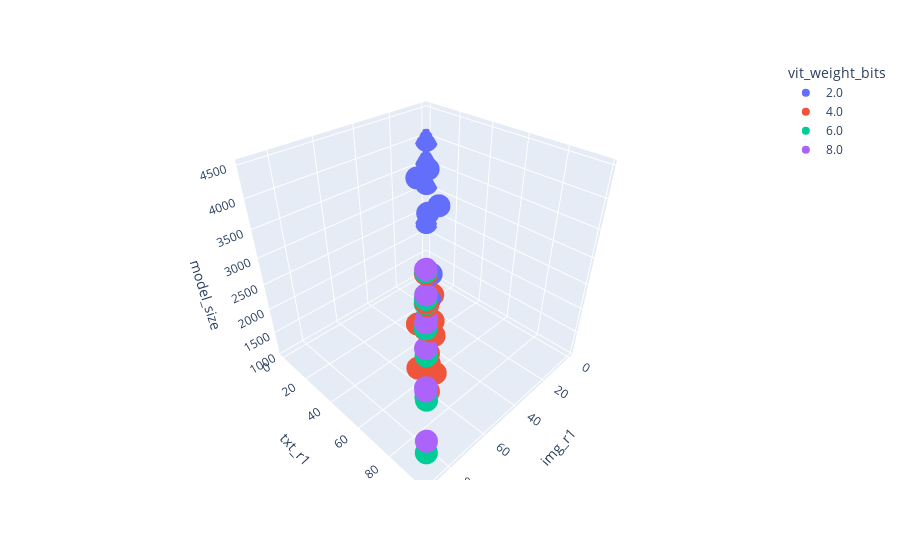

Write notebook code for a chart like this one.
### Code cell
df_vit.loc[:,'vit_weight_bits'] = df_vit.vit_weight_bits.astype(str)

fig = px.scatter_3d(df_vit, x='img_r1', y="txt_r1", z = 'model_size',
                 color = 'vit_weight_bits',
                 hover_data=['vit_attn', 'vit_ff',
                             'vit_front_blocks', 'vit_middle_blocks', 'vit_end_blocks',
                             'vit_weight_bits'])

fig.update_xaxes(autorange="reversed")

fig.show()

### Figure 1 — Plotly figure (JSON) as saved in the notebook; plotly's stock layout.template omitted (floating-point values rounded to 4 significant figures)
{"data": [{"customdata": [[true, true, true, false, false, "2.0"], [false, true, true, true, true, "2.0"], [true, true, true, false, true, "2.0"], [false, true, false, true, false, "2.0"], [false, true, true, false, false, "2.0"], [true, true, true, true, false, "2.0"], [false, true, true, false, true, "2.0"], [true, true, true, true, true, "2.0"], [false, true, false, false, true, "2.0"], [true, true, false, true, true, "2.0"], [false, true, false, true, true, "2.0"], [true, true, false, false, true, "2.0"], [false, true, true, true, false, "2.0"], [true, true, false, true, false, "2.0"], [true, false, true, true, true, "2.0"], [true, false, true, true, false, "2.0"], [true, false, true, false, true, "2.0"], [true, false, true, false, false, "2.0"], [true, false, false, true, true, "2.0"], [true, false, false, false, true, "2.0"], [true, false, false, true, false, "2.0"]], "hovertemplate": "vit_weight_bits=%{customdata[5]}<br>img_r1=%{x}<br>txt_r1=%{y}<br>model_size=%{z}<br>vit_attn=%{customdata[0]}<br>vit_ff=%{customdata[1]}<br>vit_front_blocks=%{customdata[2]}<br>vit_middle_blocks=%{customdata[3]}<br>vit_end_blocks=%{customdata[4]}<extra></extra>", "legendgroup": "2.0", "marker": {"color": "#636efa", "symbol": "circle"}, "mode": "markers", "name": "2.0", "scene": "scene", "showlegend": true, "type": "scatter3d", "x": [0.16, 0.14, 0.32, 0.06, 0.1, 0.12, 0.18, 0.16, 0.2, 0.1, 0.14, 0.18, 0.12, 0.08, 19.88, 25.94, 52.6, 59.84, 86.72, 88.48, 88.12], "y": [0, 0.1, 0.1, 0.1, 0.1, 0.1, 0.1, 0.1, 0.1, 0.1, 0.1, 0.1, 0.2, 0.2, 15.1, 29.3, 58.1, 71.4, 95.9, 96.2, 98], "z": [3552.0, 2251.0, 2321.0, 3938.0, 3938.0, 2321.0, 3095.0, 1091.0, 3938.0, 2321.0, 3095.0, 3552.0, 3095.0, 3552.0, 3622.0, 4009.0, 4009.0, 4396.0, 4009.0, 4396.0, 4396.0]}, {"customdata": [[true, true, true, true, true, "4.0"], [false, true, true, true, true, "4.0"], [false, true, false, true, true, "4.0"], [true, true, false, true, true, "4.0"], [true, true, true, true, false, "4.0"], [false, true, true, true, false, "4.0"], [true, true, true, false, true, "4.0"], [false, true, false, true, false, "4.0"], [true, true, false, true, false, "4.0"], [false, true, true, false, true, "4.0"], [true, true, false, false, true, "4.0"], [false, true, false, false, true, "4.0"], [false, true, true, false, false, "4.0"], [true, false, true, true, false, "4.0"], [true, false, true, false, false, "4.0"], [true, false, true, true, true, "4.0"], [true, false, false, false, true, "4.0"], [true, true, true, false, false, "4.0"], [true, false, true, false, true, "4.0"], [true, false, false, true, true, "4.0"], [true, false, false, true, false, "4.0"]], "hovertemplate": "vit_weight_bits=%{customdata[5]}<br>img_r1=%{x}<br>txt_r1=%{y}<br>model_size=%{z}<br>vit_attn=%{customdata[0]}<br>vit_ff=%{customdata[1]}<br>vit_front_blocks=%{customdata[2]}<br>vit_middle_blocks=%{customdata[3]}<br>vit_end_blocks=%{customdata[4]}<extra></extra>", "legendgroup": "4.0", "marker": {"color": "#EF553B", "symbol": "circle"}, "mode": "markers", "name": "4.0", "scene": "scene", "showlegend": true, "type": "scatter3d", "x": [59.82, 62.98, 75.4, 75.8, 77.5, 79.52, 84.8, 84.26, 84.18, 86.32, 88.32, 88.32, 88.7, 89.22, 89.42, 89.24, 89.74, 87.7, 89.52, 89.68, 89.78], "y": [59.7, 63.4, 82.1, 84.2, 89.1, 90.4, 93.5, 94.6, 94.8, 95.1, 95.8, 96, 97.2, 97.4, 97.4, 97.5, 97.5, 97.6, 97.6, 97.6, 97.9], "z": [1337.0, 2419.0, 3207.0, 2485.0, 2485.0, 3207.0, 2485.0, 3995.0, 3634.0, 3207.0, 3634.0, 3995.0, 3995.0, 4060.0, 4421.0, 3700.0, 4421.0, 3634.0, 4060.0, 4060.0, 4421.0]}, {"customdata": [[true, true, true, false, false, "6.0"], [false, true, false, true, false, "6.0"], [true, true, false, true, false, "6.0"], [false, true, true, true, true, "6.0"], [false, true, true, true, false, "6.0"], [false, true, true, false, false, "6.0"], [true, false, false, true, false, "6.0"], [true, false, false, true, true, "6.0"], [true, false, true, true, false, "6.0"], [false, true, true, false, true, "6.0"], [true, true, true, true, true, "6.0"], [true, true, true, false, true, "6.0"], [false, true, false, true, true, "6.0"], [false, true, false, false, true, "6.0"], [true, true, false, true, true, "6.0"], [true, true, false, false, true, "6.0"], [true, false, true, false, false, "6.0"], [true, false, false, false, true, "6.0"], [true, true, true, true, false, "6.0"], [true, false, true, true, true, "6.0"], [true, false, true, false, true, "6.0"]], "hovertemplate": "vit_weight_bits=%{customdata[5]}<br>img_r1=%{x}<br>txt_r1=%{y}<br>model_size=%{z}<br>vit_attn=%{customdata[0]}<br>vit_ff=%{customdata[1]}<br>vit_front_blocks=%{customdata[2]}<br>vit_middle_blocks=%{customdata[3]}<br>vit_end_blocks=%{customdata[4]}<extra></extra>", "legendgroup": "6.0", "marker": {"color": "#00cc96", "symbol": "circle"}, "mode": "markers", "name": "6.0", "scene": "scene", "showlegend": true, "type": "scatter3d", "x": [89.7, 89.8, 89.84, 89.42, 89.54, 89.58, 89.72, 89.84, 89.84, 89.42, 89.6, 89.62, 89.66, 89.66, 89.72, 89.72, 89.74, 89.84, 89.68, 89.82, 89.82], "y": [97.5, 97.5, 97.5, 97.6, 97.6, 97.6, 97.6, 97.6, 97.6, 97.7, 97.7, 97.7, 97.7, 97.7, 97.7, 97.7, 97.7, 97.7, 97.8, 97.8, 97.8], "z": [3716.0, 4051.0, 3716.0, 2588.0, 3320.0, 4051.0, 4447.0, 4112.0, 4112.0, 3320.0, 1583.0, 2649.0, 3320.0, 4051.0, 2649.0, 3716.0, 4447.0, 4447.0, 2649.0, 3777.0, 4112.0]}, {"customdata": [[true, false, true, false, false, "8.0"], [false, true, true, false, false, "8.0"], [false, true, true, true, false, "8.0"], [true, false, false, false, true, "8.0"], [true, true, false, true, false, "8.0"], [false, true, false, true, false, "8.0"], [true, false, false, true, false, "8.0"], [true, false, false, true, true, "8.0"], [false, true, true, true, true, "8.0"], [true, true, false, false, true, "8.0"], [false, true, false, false, true, "8.0"], [true, true, false, true, true, "8.0"], [false, true, false, true, true, "8.0"], [true, true, true, false, false, "8.0"], [true, false, true, true, false, "8.0"], [true, false, true, false, true, "8.0"], [false, true, true, false, true, "8.0"], [true, false, true, true, true, "8.0"], [true, true, true, true, true, "8.0"], [true, true, true, false, true, "8.0"], [true, true, true, true, false, "8.0"]], "hovertemplate": "vit_weight_bits=%{customdata[5]}<br>img_r1=%{x}<br>txt_r1=%{y}<br>model_size=%{z}<br>vit_attn=%{customdata[0]}<br>vit_ff=%{customdata[1]}<br>vit_front_blocks=%{customdata[2]}<br>vit_middle_blocks=%{customdata[3]}<br>vit_end_blocks=%{customdata[4]}<extra></extra>", "legendgroup": "8.0", "marker": {"color": "#ab63fa", "symbol": "circle"}, "mode": "markers", "name": "8.0", "scene": "scene", "showlegend": true, "type": "scatter3d", "x": [89.58, 89.68, 89.7, 89.72, 89.72, 89.72, 89.74, 89.74, 89.74, 89.78, 89.78, 89.8, 89.8, 89.62, 89.62, 89.64, 89.7, 89.62, 89.64, 89.66, 89.66], "y": [97.6, 97.6, 97.6, 97.6, 97.6, 97.6, 97.6, 97.6, 97.6, 97.6, 97.6, 97.6, 97.6, 97.7, 97.7, 97.7, 97.7, 97.8, 97.8, 97.8, 97.8], "z": [4473.0, 4107.0, 3432.0, 4473.0, 3798.0, 4107.0, 4473.0, 4164.0, 2757.0, 3798.0, 4107.0, 2813.0, 3432.0, 3798.0, 4164.0, 4164.0, 3432.0, 3854.0, 1829.0, 2813.0, 2813.0]}], "layout": {"legend": {"title": {"text": "vit_weight_bits"}, "tracegroupgap": 0}, "margin": {"t": 60}, "scene": {"domain": {"x": [0, 1], "y": [0, 1]}, "xaxis": {"title": {"text": "img_r1"}}, "yaxis": {"title": {"text": "txt_r1"}}, "zaxis": {"title": {"text": "model_size"}}}, "xaxis": {"autorange": "reversed"}}}
